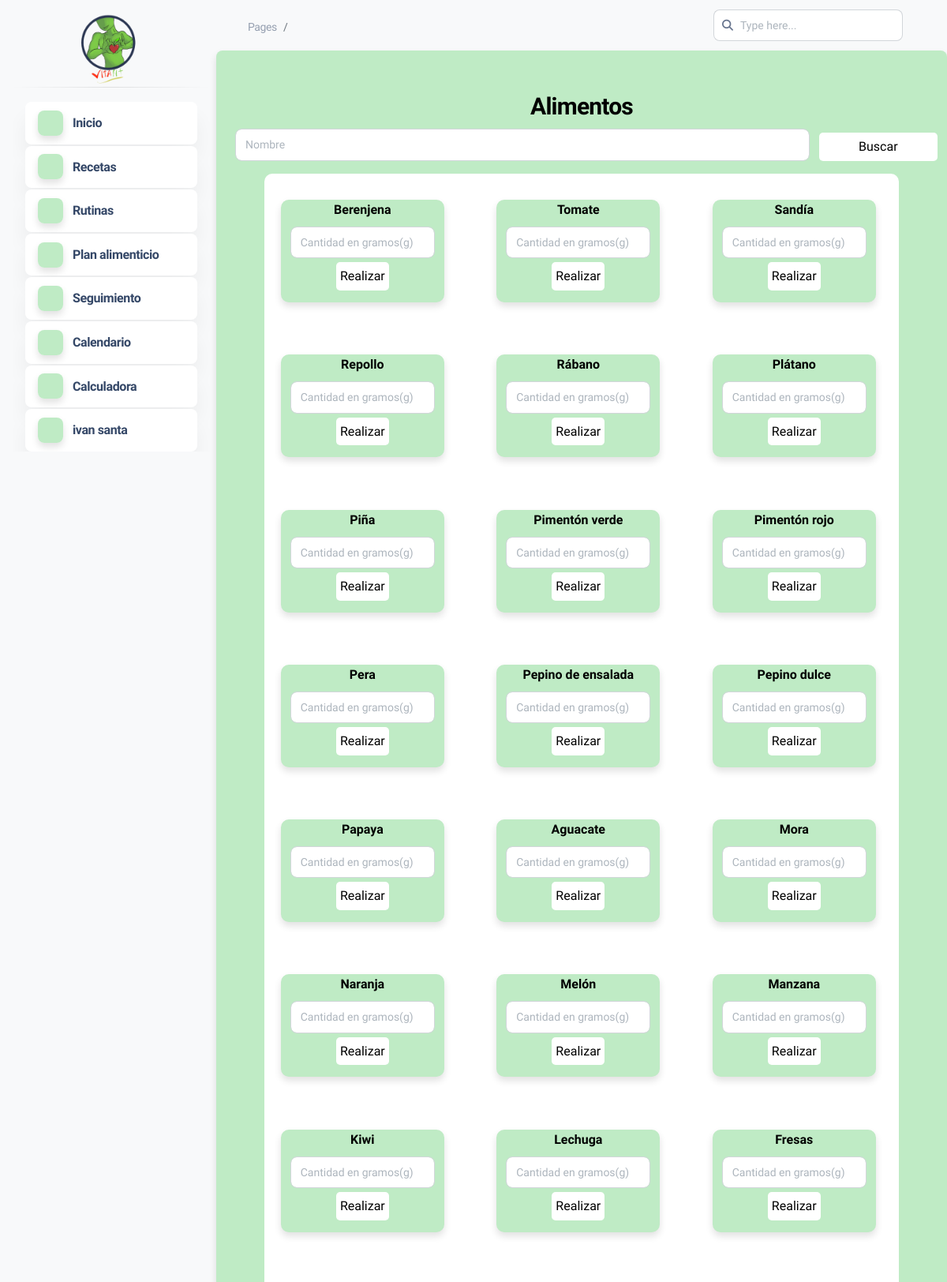
/dashboard.php?mod=rutina_gen (signed in, upper part), run on the app's committed database.
### tables this page shows
CREATE TABLE `macros` (
  `id_alimentos` int(1) NOT NULL,
  `proteina` float NOT NULL,
  `grasas` float NOT NULL,
  `carbohidratos` float NOT NULL,
  `calorias` float NOT NULL,
  `fibra` float NOT NULL,
  `nombre_alimento` varchar(30) NOT NULL
);

### modulos/macros/menu_alimentos.php (the view, shortened to what this page needs)
<center>
<div class="col-md-12" id="generar">
<form method="post"action="dashboard.php?mod=menu_alimentos">
  <div class="form-group">
    <br>
    <h3>Alimentos</h3>
    <div class="row">
      <div class="col-md-10">
        <input type="text" class="form-control" name="txtconsulta" placeholder="Nombre">
      </div>
      <button type="submit" class="btn_consulta col-md-2" name="btn_consulta">Buscar</button>
    </div>
  </div>
</form>
<div class="recetas col-md-11">
<div class="row">
    <?php
      include "conexion.php";
      if (isset($_SESSION['documento'])){
      if(isset($_POST['btn_consulta'])){
      $dato=$_POST["txtconsulta"];
      $consulta=mysqli_query($conexion,"SELECT * FROM macros WHERE nombre_alimento LIKE '%$dato%';") or die ($conexion."Error en la consulta");
      $cantidad = mysqli_num_rows($consulta);
      if($cantidad > 0){
      while($fila=mysqli_fetch_array($consulta)){
        ?>
        <br>
        <br><br>
        <div class="receta col-md-3 col-lg-3 col-sm-3 col-xs-3 shadow-md">
        <div class="nombre_receta">
          <h6><?php echo $fila['nombre_alimento'];?></h6>
        </div>
        <form method="post"action="codigo_agregar_calculo.php">
            <input type="text" class="form-control" name="id_alimento" value="<?php echo $fila['id_alimentos'];?>" hidden>
            <input type="text" class="form-control" name="cantidad_alimento" placeholder="Cantidad en gramos(g)"required>
            <button type="submit" class="btn_consulta" name="btn_calculo">Realizar</button>
        </form>
        </div>
        <?php
      }
      }
      }
      else{
        $dato='';
        $consulta=mysqli_query($conexion,"SELECT * FROM macros WHERE nombre_alimento LIKE '%$dato%';") or die ($conexion."Error en la consulta");
        $cantidad = mysqli_num_rows($consulta);
        if($cantidad > 0){
        while($fila=mysqli_fetch_array($consulta)){
          ?>
          <br>
          <br><br>
          <div class="receta col-md-3 col-lg-3 col-sm-3 col-xs-3 shadow-md">
          <div class="nombre_receta">
            <h6><?php echo $fila['nombre_alimento'];?></h6>
          </div>
          <form method="post"action="codigo_agregar_calculo.php">
            <input type="text" class="form-control" name="cantidad_alimento" placeholder="Cantidad en gramos(g)"required>
            <button type="submit" class="btn_consulta" name="btn_calculo">Realizar</button>
          </form>
          </div>
          <?php
        }
      }
      }
      }
    ?>
</div>
</div>
</div>
</center>

### modulos/macros/menu_alimentos.php (style rules this page uses)
.btn_consulta { background-color:#ffffff; margin-top: 5px; padding:5px 5px; color: black; border: none; border-radius: 5px; font-size: 16px; cursor: pointer; transition: transform 0.3s ease; }
.receta { background-color:#BFEBC5 ; height: 130px; margin: 4%; border-radius: 10px; }
.recetas { background-color:white ; border-radius: 10px; }

### data on the page
macros: nombre_alimento "Berenjena"
macros: nombre_alimento "Tomate"
macros: nombre_alimento "Sandía"
macros: nombre_alimento "Repollo"
macros: nombre_alimento "Rábano"
macros: nombre_alimento "Plátano"
macros: nombre_alimento "Piña"
macros: nombre_alimento "Pimentón verde"
macros: nombre_alimento "Pimentón rojo"
macros: nombre_alimento "Pera"
macros: nombre_alimento "Pepino de ensalada"
macros: nombre_alimento "Pepino dulce"
macros: nombre_alimento "Papaya"
macros: nombre_alimento "Aguacate"
macros: nombre_alimento "Mora"
macros: nombre_alimento "Naranja"
macros: nombre_alimento "Melón"
macros: nombre_alimento "Manzana"
macros: nombre_alimento "Kiwi"
macros: nombre_alimento "Lechuga"
macros: nombre_alimento "Fresas"

### other printed values
$_SESSION['primer_nombre'] "ivan"
$_SESSION['primer_apellido'] "santa"
